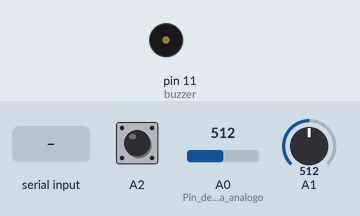
Recording of a sketch running on a simulated Arduino Uno, built with avr-gcc and run on an emulated ATmega328P. On the bench: buzzer (waves = sounding). Inputs (shaded band) come from the test bench; at power-on: A0 (Pin_de_entrada_analogo) = 512, A1 = 512, A2 HIGH. What the sketch prints to the serial monitor is not drawn.

Above: at 1.2 s.
1.3 s: "G" received over Serial
At 4.8 s:
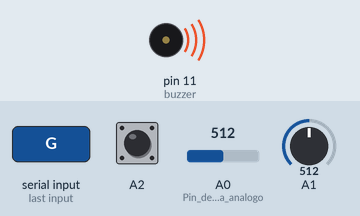
8.8 s: "M" received over Serial
At 12.5 s:
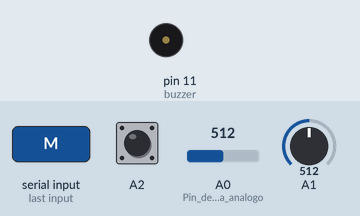
Timing chart, 0 to 12.8 s (numbered marks = the images above; inputs shaded):
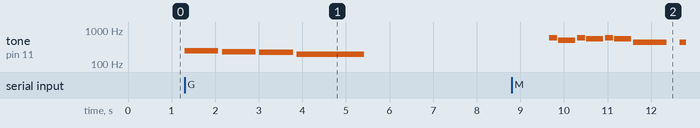

The sketch:

Main.ino
```cpp
// Comunicacion Serial
// Diego A. Mendez - 19673
// Gabriel Fong - 19722
// Esclavo

//BUZZER//
#define NOTE_B0  31
#define NOTE_C1  33
#define NOTE_CS1 35
#define NOTE_D1  37
#define NOTE_DS1 39
#define NOTE_E1  41
#define NOTE_F1  44
#define NOTE_FS1 46
#define NOTE_G1  49
#define NOTE_GS1 52
#define NOTE_A1  55
#define NOTE_AS1 58
#define NOTE_B1  62
#define NOTE_C2  65
#define NOTE_CS2 69
#define NOTE_D2  73
#define NOTE_DS2 78
#define NOTE_E2  82
#define NOTE_F2  87
#define NOTE_FS2 93
#define NOTE_G2  98
#define NOTE_GS2 104
#define NOTE_A2  110
#define NOTE_AS2 117
#define NOTE_B2  123
#define NOTE_C3  131
#define NOTE_CS3 139
#define NOTE_D3  147
#define NOTE_DS3 156
#define NOTE_E3  165
#define NOTE_F3  175
#define NOTE_FS3 185
#define NOTE_G3  196
#define NOTE_GS3 208
#define NOTE_A3  220
#define NOTE_AS3 233
#define NOTE_B3  247
#define NOTE_C4  262
#define NOTE_CS4 277
#define NOTE_D4  294
#define NOTE_DS4 311
#define NOTE_E4  330
#define NOTE_F4  349
#define NOTE_FS4 370
#define NOTE_G4  392
#define NOTE_GS4 415
#define NOTE_A4  440
#define NOTE_AS4 466
#define NOTE_B4  494
#define NOTE_C5  523
#define NOTE_CS5 554
#define NOTE_D5  587
#define NOTE_DS5 622
#define NOTE_E5  659
#define NOTE_F5  698
#define NOTE_FS5 740
#define NOTE_G5  784
#define NOTE_GS5 831
#define NOTE_A5  880
#define NOTE_AS5 932
#define NOTE_B5  988
#define NOTE_C6  1047
#define NOTE_CS6 1109
#define NOTE_D6  1175
#define NOTE_DS6 1245
#define NOTE_E6  1319
#define NOTE_F6  1397
#define NOTE_FS6 1480
#define NOTE_G6  1568
#define NOTE_GS6 1661
#define NOTE_A6  1760
#define NOTE_AS6 1865
#define NOTE_B6  1976
#define NOTE_C7  2093
#define NOTE_CS7 2217
#define NOTE_D7  2349
#define NOTE_DS7 2489
#define NOTE_E7  2637
#define NOTE_F7  2794
#define NOTE_FS7 2960
#define NOTE_G7  3136
#define NOTE_GS7 3322
#define NOTE_A7  3520
#define NOTE_AS7 3729
#define NOTE_B7  3951
#define NOTE_C8  4186
#define NOTE_CS8 4435
#define NOTE_D8  4699
#define NOTE_DS8 4978
#define REST      0

// cambiar para cambiar la velocidad de la cancion
int tempo = 140;
// pin a utilizar
int buzzer = 11;

int X;
int Y;
int PB;
int UP;
int DOWN;
char Valor;
char PUSH;
char outSerial;
char inSerial;

int melody[] = {REST,2, NOTE_D5,8, NOTE_B4,4, NOTE_D5,8,
  NOTE_CS5,4, NOTE_D5,8, NOTE_CS5,4, NOTE_A4,2,
  REST,8, NOTE_A4,8, NOTE_FS5,8, NOTE_E5,4, NOTE_D5,8,
  NOTE_CS5,4, NOTE_D5,8, NOTE_CS5,4, NOTE_A4,2,
  REST,4, NOTE_D5,8, NOTE_B4,4, NOTE_D5,8,
  NOTE_CS5,4, NOTE_D5,8, NOTE_CS5,4, NOTE_A4,2};

int gameover[] = {NOTE_B3,2, NOTE_AS3, 2, NOTE_A3, 2, NOTE_G3, 1 , REST, 2};

int winner[] = { NOTE_C4, 4, NOTE_D4,4, NOTE_A4, 3, NOTE_AS4, 1};


void setup() {
  pinMode(A0, INPUT);           //Pin de entrada analogo
  pinMode(A1, INPUT);
  pinMode(A2, INPUT_PULLUP);


  Serial.begin(9600);           // start serial for output
  while (!Serial) {
    ; // wait for serial port to connect. Needed for native USB port only
  }

}

void loop() {

  X = analogRead(A0);
  Y = analogRead(A1);
  PB = digitalRead(A2);
  Valores();
  if (Serial.available()) {
  char inSerial = Serial.read();    // receive byte as an integer
  Envio(inSerial);
  Serial.write(outSerial);
  }

}


void Valores(void){
  if(X > 800){  //Joystick horizontal
    Valor= '1';  //Positivo
    }
  else if(X < 300){
    Valor = '2'; //Negativo
  }

  else if(Y > 800){  //Joystick Verical
    Valor= '3'; //Positivo
    }
  else if(Y < 300){ //Negativo
    Valor = '4';
  }
  else{
    Valor = '0'; //Cero
    }

   if(digitalRead(A2) == 0){  //Pushbutton
      PUSH='9'; //Presionado
   }
   else{
      PUSH ='8'; //Sin presionar
    }

}

void Envio(char t){
  switch(t){
      case 'V':
        outSerial = Valor;
        break;

      case 'P':
        outSerial = PUSH;
        break;

      case 'G':
        loser();
        break;

      case 'M':
        Sonar();
        break;

      case 'W':
        winners();
        break;

      default:
        break;
    }
  }

void Sonar(){

int notes = sizeof(melody) / sizeof(melody[0]) / 2;

// this calculates the duration of a whole note in ms
int wholenote = (60000 * 4) / tempo;

int divider = 0, noteDuration = 0;
//El arreglo es el doble del tamaño de la canción
  for (int thisNote = 0; thisNote < notes * 2; thisNote = thisNote + 2) {

    // calculamos la duración de cada nota
    divider = melody[thisNote + 1];
    if (divider > 0) {
      // regular note, just proceed
      noteDuration = (wholenote) / divider;
    } else if (divider < 0) {
      // dotted notes are represented with negative durations!!
      noteDuration = (wholenote) / abs(divider);
      noteDuration *= 1.5; // increases the duration in half for dotted notes
    }

    // we only play the note for 90% of the duration, leaving 10% as a pause
    tone(buzzer, melody[thisNote], noteDuration * 0.9);

    // Wait for the specief duration before playing the next note.
    delay(noteDuration);

    // stop the waveform generation before the next note.
    noTone(buzzer);
  }
 }

void loser(){

int notes = sizeof(gameover) / sizeof(gameover[0]) / 2;

// this calculates the duration of a whole note in ms
int wholenote = (60000 * 4) / tempo;

int divider = 0, noteDuration = 0;
// iterate over the notes of the melody.
  // Remember, the array is twice the number of notes (notes + durations)
  for (int thisNote = 0; thisNote < notes * 2; thisNote = thisNote + 2) {

    // calculates the duration of each note
    divider = gameover[thisNote + 1];
    if (divider > 0) {
      // regular note, just proceed
      noteDuration = (wholenote) / divider;
    } else if (divider < 0) {
      // dotted notes are represented with negative durations!!
      noteDuration = (wholenote) / abs(divider);
      noteDuration *= 1.5; // increases the duration in half for dotted notes
    }

    // we only play the note for 90% of the duration, leaving 10% as a pause
    tone(buzzer, gameover[thisNote], noteDuration * 0.9);

    // Wait for the specief duration before playing the next note.
    delay(noteDuration);

    // stop the waveform generation before the next note.
    noTone(buzzer);
  }
 }

 void winners(){

int notes = sizeof(winner) / sizeof(winner[0]) / 2;

// this calculates the duration of a whole note in ms
int wholenote = (60000 * 4) / tempo;

int divider = 0, noteDuration = 0;
// iterate over the notes of the melody.
  // Remember, the array is twice the number of notes (notes + durations)
  for (int thisNote = 0; thisNote < notes * 2; thisNote = thisNote + 2) {

    // calculates the duration of each note
    divider = winner[thisNote + 1];
    if (divider > 0) {
      // regular note, just proceed
      noteDuration = (wholenote) / divider;
    } else if (divider < 0) {
      // dotted notes are represented with negative durations!!
      noteDuration = (wholenote) / abs(divider);
      noteDuration *= 1.5; // increases the duration in half for dotted notes
    }

    // we only play the note for 90% of the duration, leaving 10% as a pause
    tone(buzzer, winner[thisNote], noteDuration * 0.9);

    // Wait for the specief duration before playing the next note.
    delay(noteDuration);

    // stop the waveform generation before the next note.
    noTone(buzzer);
  }
 }
```

Measured:
- after the input at 1.3 s, tone on pin 11 (buzzer): plays 247 Hz for 0.77 s, 233 Hz for 0.77 s, 220 Hz for 0.77 s, 196 Hz for 1.5 s, starting at once
- after the input at 8.8 s, tone on pin 11 (buzzer): plays 587 Hz for 0.19 s, 494 Hz for 0.39 s, 587 Hz for 0.19 s, 554 Hz for 0.39 s, 587 Hz for 0.19 s, 554 Hz for 0.39 s … (8 notes in this stretch), starting after 0.86 s
